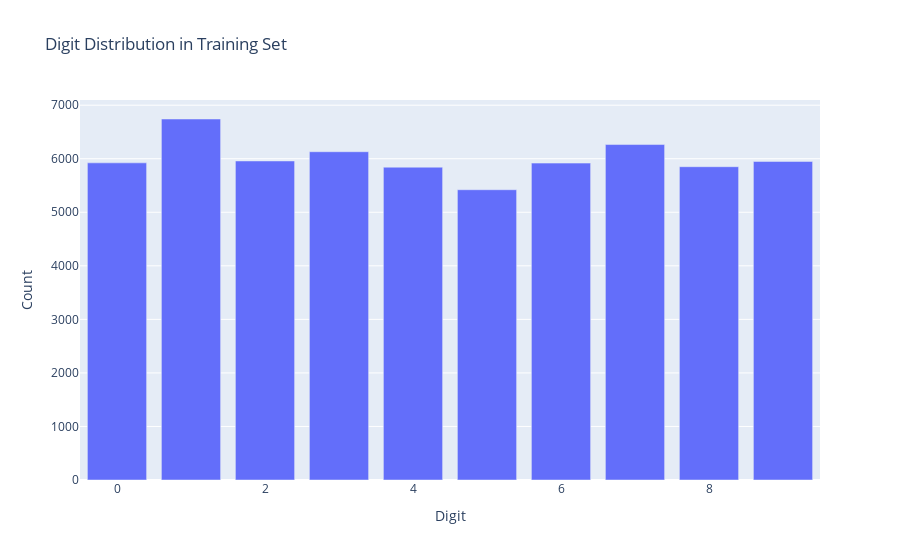

Notebook source saved alongside this figure:
### Markdown cell above
## Step 2: Data Visualization using Plotly

### Code cell
import numpy as np
import plotly.graph_objects as go
from plotly.subplots import make_subplots

# Count the number of samples for each digit in the training set
digit_counts_train = [sum(y_train == i) for i in range(10)]

# Create a bar chart to visualize the distribution of digits in the training set
fig = go.Figure(data=go.Bar(x=list(range(10)), y=digit_counts_train))
fig.update_layout(title="Digit Distribution in Training Set", xaxis_title="Digit", yaxis_title="Count")
fig.show()

# Create subplots for each digit to display sample images
fig = make_subplots(rows=2, cols=5, subplot_titles=[f"Digit {i}" for i in range(10)],
                    horizontal_spacing=0.05, vertical_spacing=0.1)

# Add sample images for each digit to the subplots
for i in range(10):
    sample_images = x_train[y_train == i][:5]  # Get 5 images of each digit
    for j, img in enumerate(sample_images, 1):
        fig.add_trace(go.Heatmap(z=img, colorscale='gray'), row=(j // 5) + 1, col=(j % 5) + 1)

# Set subplot axis properties
for i in range(1, 11):
    fig.update_xaxes(showticklabels=False, visible=False, row=i, col=1)
    fig.update_yaxes(showticklabels=False, visible=False, row=i, col=1)

### Figure 1 — Plotly figure (JSON) as saved in the notebook; plotly's stock layout.template omitted (floating-point values rounded to 4 significant figures)
{"data": [{"type": "bar", "x": [0, 1, 2, 3, 4, 5, 6, 7, 8, 9], "y": [5923, 6742, 5958, 6131, 5842, 5421, 5918, 6265, 5851, 5949]}], "layout": {"title": {"text": "Digit Distribution in Training Set"}, "xaxis": {"title": {"text": "Digit"}}, "yaxis": {"title": {"text": "Count"}}}}
